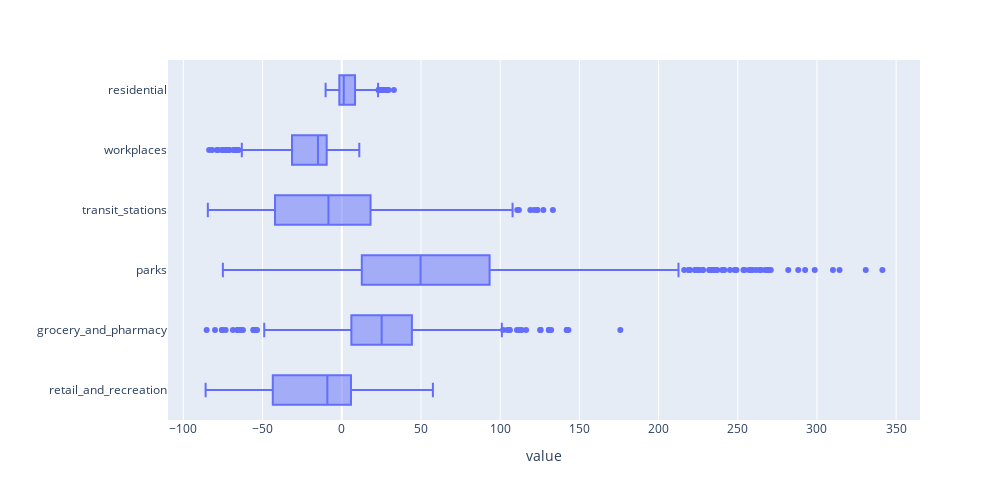

Notebook source saved alongside this figure:
### Code cell
fig = px.box(
    data_frame=google,
    x=google.columns[1:-3],
    width=PLOT_WIDTH,
    height=PLOT_HEIGHT,
    labels={"variable": ""},
)
fig.update_layout(
    xaxis=dict(rangeselector_font_size=AXIS_FONT_SIZE),
    yaxis=dict(tickfont_size=AXIS_FONT_SIZE),
    font_size=TITLE_FONT_SIZE,
)
fig.show()
fig.write_image("../plots/Boxplot (Google).png")

### Figure 1 — Plotly figure (JSON) as saved in the notebook; plotly's stock layout.template omitted (floating-point values rounded to 4 significant figures; data arrays with more than 128 entries replaced by an {"elided": "..."} marker saying what was removed)
{"data": [{"alignmentgroup": "True", "hovertemplate": "value=%{x}<br>=%{y}<extra></extra>", "legendgroup": "", "marker": {"color": "#636efa"}, "name": "", "notched": false, "offsetgroup": "", "orientation": "h", "showlegend": false, "type": "box", "x": {"elided": "4956 float values"}, "x0": " ", "xaxis": "x", "y": {"elided": "4956 str values"}, "y0": " ", "yaxis": "y"}], "layout": {"boxmode": "group", "font": {"size": 12}, "height": 500, "legend": {"tracegroupgap": 0}, "margin": {"t": 60}, "width": 1000, "xaxis": {"anchor": "y", "domain": [0, 1], "rangeselector": {"font": {"size": 12}}, "title": {"text": "value"}}, "yaxis": {"anchor": "x", "domain": [0, 1], "tickfont": {"size": 12}, "title": {"text": ""}}}}
